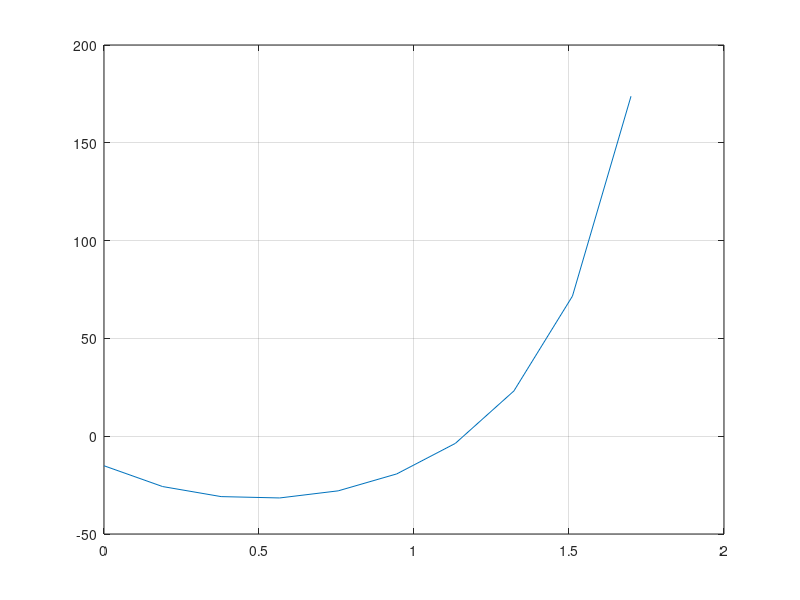

Write MATLAB code to recreate this figure. (Note: this script raises an error after producing the figure.)
% Define problem constants
format long
g = 9.81;
mu = 0.55;
F = 150;
m = 25;

% Define the function to be solved for. Is the angle specified in radians or degrees?
func = @(x) ((mu*m*g)./(cos(x)+ (mu*sin(x)))) - 150;
% THINK, what makes range sense for angle?
%angle from 0 to 1.72
% Plot your function. Does plotting give you an idea about where the root is?
range = linspace(0,1.7,10);
plot(range, func(range))
grid on 
% Finaly solve for the root using the bisection script given to you, which can be called as:
%[root, fx, ea, iter] = bisect(func, lower_bound, upper_bound);
[angle,fx,ea,iter] = bisect(func, 0 , 1.7);
disp(angle)
disp(fx)
disp(ea)
disp(iter)
angle=66.8176
fprintf('correct')

% These variables will be checked for your final answer:
%angle =  % the angle in degree that solves this problem
%fx =     % the function value at your solved angle
%ea =     % the bisection error estimate
%iter =   % the number of bisection iterations